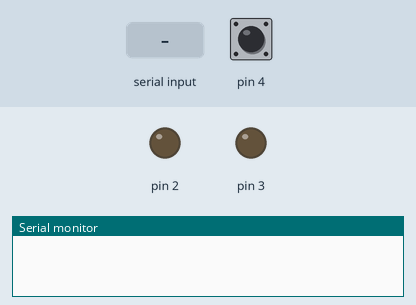
Simulated run of this sketch. Board: Arduino Uno, built with avr-gcc and run on an emulated ATmega328P. On the bench: output pins drawn as LEDs (lit = HIGH), the last lines printed to the serial monitor. The inputs (shaded band) are chosen by the test bench; at power-on: pin 4 HIGH.

Above: at 1.2 s.
1.3 s: "a" received over Serial
At 1.9 s:
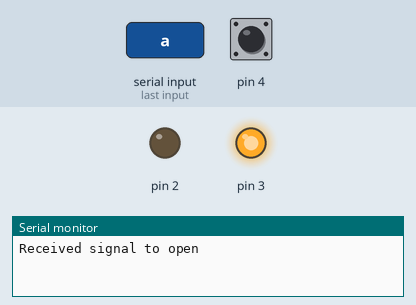
3.1 s: pin 4 pulled LOW for 0.15 s
At 8.9 s:
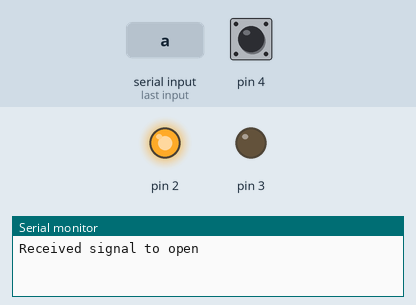
9.2 s: "c" received over Serial
Timing chart, 0 to 19.9 s (numbered marks = the images above; inputs shaded):
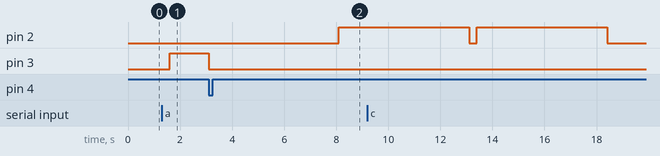

The sketch:

sketch.ino
```cpp
// pin 2 - L298 in1
// pin 3 - L298 in2
// pin 4 - limit switch w/ pullup

#define CLOSE_TIME 5000
void setup() {
    pinMode(2, OUTPUT);
    pinMode(3, OUTPUT);
    pinMode(4, INPUT_PULLUP);
    Serial.begin(9600);

    neutral();
}

void loop() {
    if (Serial.available() > 0) {
        char c = Serial.read();

        if (c == 'a') {
            Serial.println("Received signal to open");
            delay(300);
            open();

            // wait for limit switch
            while (digitalRead(4)) {
                delay(10);
            }

            neutral();

            // give the person time to open the door
            delay(5000);

            // close the door (doesn't really matter how far it goes)
            close();
            delay(CLOSE_TIME);
        } else if (c == 'o') {
            delay(300);
            open();

            // wait for limit switch
            while (digitalRead(4)) {
                delay(10);
            }

            neutral();
        } else if (c == 'c') {
            Serial.println("Received signal to close");
            delay(300);
            close();
            delay(CLOSE_TIME);
        }
        neutral();
    }
}

// turn clockwise to open
void open() {
    digitalWrite(2, 0);
    digitalWrite(3, 1);
}

// turn counterclockwise to close
void close() {
    digitalWrite(2, 1);
    digitalWrite(3, 0);
}

// deactivate motor
void neutral() {
    digitalWrite(2, 0);
    digitalWrite(3, 0);
}
```

Measured:
- after the input at 1.3 s, pin 3: LOW → HIGH after 0.30 s
- after the input at 3.1 s, pin 2: LOW → HIGH after 5.0 s; pin 3: HIGH → LOW at once
